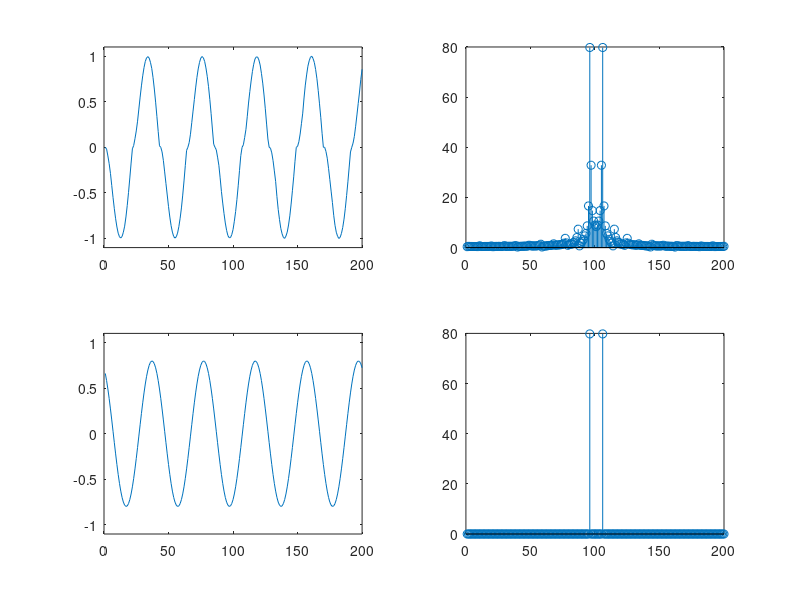
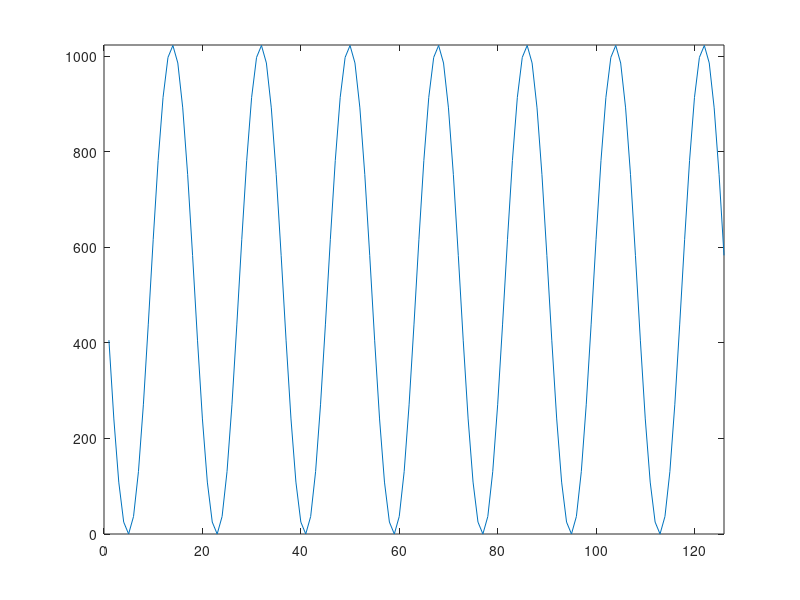

Write the MATLAB code that produced these figures, in order.
close all;
clear all;

sine = ...
[   ...
    0 0 0 0 0 0 0 0 0 0 0 0 0 0 0 0 0 0 0 0 0 0  ...
    18 87 165 263 385 506 619 720 803 866 902 914 899 856 795 702 587 455 309 159 15 0  ...
    0 0 0 0 0 0 0 0 0 0 0 0 0 0 0 0 0 0 0 0 0 47  ...
    132 248 365 481 598 703 790 855 899 915 902 865 800 715 611 482 339 184 31 0 0 0  ...
    0 0 0 0 0 0 0 0 0 0 0 0 0 0 0 0 0 0 0 25 99 181  ...
    308 446 562 668 763 837 890 911 910 881 829 745 647 527 388 234 84 0 0 0 0 0  ...
    0 0 0 0 0 0 0 0 0 0 0 0 0 0 0 0 0 9 56 134 238 344  ...
    497 627 729 817 872 908 918 895 854 783 691 572 438 298 141 0 0 0 0 0 0 0  ...
    0 0 0 0 0 0 0 0 0 0 0 0 0 0 0 0 42 110 212 326 442 557  ...
    685 786 856 897 919 907 868 808 724 615 486 348 199 47 0 0 0 0 0 0 0 0  ...
];

sine /= max(sine);
sine = sine - shift(sine, -21);
sine = sine(1 : 200);

figure;
subplot(2, 2, 1);
#stem(sine); hold on;
plot(sine);
axis([0 200 -1.1 1.1]);

DFT = fftshift(fft(sine));
subplot(2, 2, 2); stem(abs(DFT));

aux = max(DFT);
for i = 1 : length(DFT)
    if abs(DFT(i)) < 3 * aux / 4
        DFT(i) = 0;
    endif
endfor

subplot(2, 2, 4); stem(abs(DFT));

subplot(2, 2, 3);
plot(real(ifft(ifftshift(DFT))));
axis([0 200 -1.1 1.1]);
print -djpg ./DFT_HPF.jpg;

result = ...
[   ...
    405.86 240.96 108.69 25.01 0.00 36.69 130.64 270.54 439.49 617.14 782.04 914.31 997.99 1023.00 986.31 892.36 752.46 583.51 405.86 240.96 108.69  ...
    25.01 0.00 36.69 130.64 270.54 439.49 617.13 782.04 914.31 997.99 1023.00 986.31 892.36 752.47 583.51 405.86 240.96 108.69 25.01 0.00 36.69  ...
    130.64 270.53 439.49 617.14 782.04 914.30 997.99 1023.00 986.31 892.36 752.47 583.51 405.87 240.97 108.69 25.01 0.00 36.69 130.65 270.53 439.49  ...
    617.13 782.03 914.31 997.99 1023.00 986.31 892.36 752.47 583.51 405.86 240.97 108.69 25.01 0.00 36.69 130.64 270.54 439.49 617.13 782.04 914.31  ...
    997.99 1023.00 986.31 892.36 752.48 583.51 405.86 240.97 108.69 25.01 0.00 36.68 130.64 270.53 439.50 617.15 782.04 914.30 997.99 1023.00 986.31  ...
    892.36 752.46 583.50 405.88 240.97 108.70 25.01 0.00 36.69 130.64 270.53 439.50 617.13 782.03 914.30 998.00 1023.00 986.31 892.36 752.48 583.51  ...
    ...
];

figure; plot(result);
axis([0 length(result) 0 1024]);
print -djpg ./test.jpg;